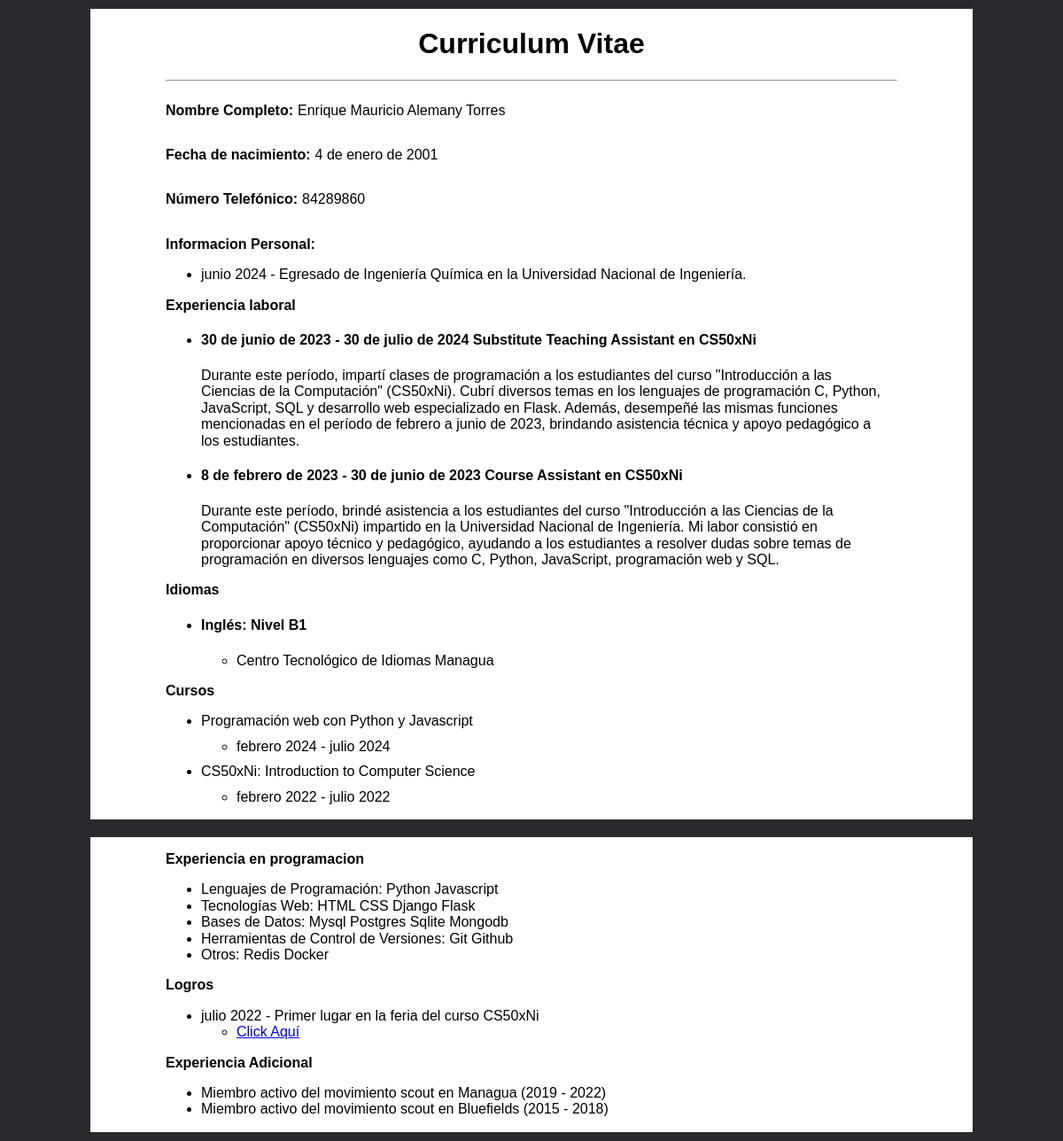
The page / on the database its author committed.
### cv/models.py (models this page shows)
class CustomUser(AbstractUser):
    fullname = models.CharField(max_length=255)
    birthday = models.DateField(auto_now=False, auto_now_add=False, default='2024-01-01')
    phone_number = models.CharField(max_length=20)
    class Meta:
        app_label = 'cv'

class PersonalInformation(models.Model):
    user = models.ForeignKey(to=CustomUser, on_delete=models.CASCADE)
    date = models.DateField(auto_now=False, auto_now_add=False)
    information = models.CharField(max_length=255)
    class Meta:
        ordering = ['-date']

class WorkExperience(models.Model):
    user = models.ForeignKey(to=CustomUser, on_delete=models.CASCADE)
    from_date = models.DateField(auto_now=False, auto_now_add=False)
    to_date = models.DateField(auto_now=False, auto_now_add=False)
    position = models.CharField(max_length=255)
    description = models.TextField(blank=True)
    class Meta:
        ordering = ['-from_date']

class Language(models.Model):
    user = models.ForeignKey(to=CustomUser, on_delete=models.CASCADE)
    name = models.CharField(max_length=255)
    level = models.CharField(max_length=255)
    where = models.CharField(max_length=255)

class Course(models.Model):
    user = models.ForeignKey(to=CustomUser, on_delete=models.CASCADE)
    name = models.CharField(max_length=255)
    from_date = models.DateField(auto_now=False, auto_now_add=False)
    to_date = models.DateField(auto_now=False, auto_now_add=False)
    class Meta:
        ordering = ['-from_date']

class ProgrammingExperience(models.Model):
    user = models.ForeignKey(to=CustomUser, on_delete=models.CASCADE)
    ability = models.CharField(max_length=255)
    h_type = models.CharField(max_length=255)

class Achievement(models.Model):
    user = models.ForeignKey(to=CustomUser, on_delete=models.CASCADE)
    date = models.DateField(auto_now=False, auto_now_add=False, default='2024-01-01')
    title = models.CharField(max_length=255)
    link = models.CharField(max_length=255)
    class Meta:
        ordering = ['-date']

class Additional(models.Model):
    user = models.ForeignKey(to=CustomUser, on_delete=models.CASCADE)
    from_date = models.DateField(auto_now=False, auto_now_add=False)
    to_date = models.DateField(auto_now=False, auto_now_add=False)
    title = models.CharField(max_length=255)
    class Meta:
        ordering = ['-from_date']

### cv/views.py (the view)
# urls.py: path('', CurriculumView.as_view(), name='home')
class CurriculumView(TemplateView):
    template_name = 'cv.html'
    def get_context_data(self, **kwargs):
        context = super().get_context_data(**kwargs)
        user = CustomUser.objects.filter(id=1).first()
        context['user'] = user
        context['personal_informations'] = PersonalInformation.objects.filter(user=user)
        context['work_experiences'] = WorkExperience.objects.filter(user=user)
        context['languages'] = Language.objects.filter(user=user)
        context['courses'] = Course.objects.filter(user=user)
        context['programming_experiences'] = ProgrammingExperience.objects.filter(user=user)
        context['programming_languages'] = ProgrammingExperience.objects.filter(user=user, h_type='Programming languages')
        context['web_technologies'] = ProgrammingExperience.objects.filter(user=user, h_type='Web technologies')
        context['databases'] = ProgrammingExperience.objects.filter(user=user, h_type='Databases')
        context['vcs'] = ProgrammingExperience.objects.filter(user=user, h_type='VCS')
        context['other'] = ProgrammingExperience.objects.filter(user=user, h_type='Other')
        context['achievements'] = Achievement.objects.filter(user=user)
        context['additional'] = Additional.objects.filter(user=user)
        return context

### cv/templates/cv.html (shortened to what this page needs)
{% load static %}
<!doctype html>
<html lang="en">
<head>
    <link rel="stylesheet" href="{% static 'css/normalize.css' %}">
    <link rel="stylesheet" href="{% static 'css/cv.css' %}">
</head>
<body>
<div class="container">
    <div class="page">
    <div class="header">
        <h1>Curriculum Vitae</h1>
    </div>
        <hr>
    <div class="content">
        <div class="inline">
            <p class="bold">Nombre Completo: </p>
            <p> {{ user.fullname }} </p>
        </div>
        <div class="inline">
            <p class="bold">Fecha de nacimiento:</p>
            <p> {{ user.birthday }}  </p>
        </div>
        <div class="inline">
            <p class="bold">Número Telefónico:</p>
            <p>{{ user.phone_number }}</p>
        </div>
        <div class="expanded">
            <p class="bold">Informacion Personal:</p>
            <ul>
                {% for info in personal_informations %}
                    <li> {{ info.date|date:"F Y" }} - {{ info.information  }} </li>
                {% endfor %}
            </ul>
        </div>
        <div class="expanded">
            <p class="bold">Experiencia laboral</p>
            <ul>
                {% for item in work_experiences %}
                    <li> <h4> {{ item.from_date }} - {{ item.to_date }} {{ item.position }} </h4>  <p> {{ item.description }} </p></li>
                {% endfor %}
            </ul>
        </div>
        <div class="expanded">
            <p class="bold">Idiomas</p>
            <ul>
                {% for language in languages %}
                    <li>
                        <h4> {{ language.name }}: Nivel {{ language.level }} </h4>
                    </li>
                    <ul>
                        <li> {{ language.where }} </li>
                    </ul>
                {% endfor %}
            </ul>
        </div>
    <div class="expanded">
        <p class="bold">Cursos</p>
        <ul>
            {% for course in courses %}
                <li class="space"> {{ course.name }} </li>
                <ul>
                    <li class="space">  {{ course.from_date | date:'F Y' }} - {{ course.to_date | date:'F Y' }}  </li>
                </ul>
            {% endfor %}
        </ul>
    </div>
    </div>
</div>
    <div class="page">
        <div class="expanded">
            <p class="bold">Experiencia en programacion</p>
            <ul>
                <li>Lenguajes de Programación:
                    {% for item in programming_languages %}
                        {{ item.ability }}
                    {% endfor %}
                </li>
                <li>
                    Tecnologías Web:
                    {% for item in web_technologies %}
                        {{ item.ability }}
                    {% endfor %}
                </li>
                <li>
                    Bases de Datos:
                    {% for item in databases %}
                        {{ item.ability }}
                    {% endfor %}
                </li>
                <li>
                    Herramientas de Control de Versiones:
                    {% for item in vcs %}
                        {{ item.ability }}
                    {% endfor %}
                </li>
                <li>Otros:
                    {% for item in other %}
                        {{ item.ability }}
                    {% endfor %}
                </li>
            </ul>
        </div>
        <div class="expanded">
            <p class="bold">Logros</p>
            <ul>
                {% for ach in achievements %}
                <li> {{ ach.date|date:"F Y" }} - {{ ach.title }} </li>
                    <ul>
                        <li> <a href="{{ ach.link }}"> Click Aquí </a> </li>
                    </ul>
                {% endfor %}
            </ul>
        </div>
        <div class="expanded">
            <p class="bold">Experiencia Adicional</p>
            <ul>
                {% for item in additional %}
                    <li> {{ item.title }} ({{ item.from_date | date:"Y" }} - {{ item.to_date | date:"Y" }})</li>
                {% endfor %}
            </ul>
        </div>
    </div>
</div>
</body>
</html>

### cv/static/css/cv.css (style rules this page uses)
body { padding: 0 10px; background-color: #2a2a2e; }
.container { display: flex; align-items: center; justify-content: center; flex-direction: column; }
.header { text-align: center; }
.page { margin: 10px 0; padding: 0 85px; width: 70%; background-color: #fff; }
.inline { display: flex; }
li, p { font-size: 16px; margin-right: 5px; font-family: Arial, Helvetica, sans-serif; }
h1 { font-family: Arial, Helvetica, sans-serif; }
.space { margin: 10px 0; }
.bold { font-weight: bold; }

### rows shown on the page
CustomUser: fullname "Enrique Mauricio Alemany Torres", birthday "4 de enero de 2001", phone_number "84289860"
PersonalInformation: date "junio 2024", information "Egresado de Ingeniería Química en la Universidad Nacional de Ingeniería."
WorkExperience: from_date "30 de junio de 2023", to_date "30 de julio de 2024", position "Substitute Teaching Assistant en CS50xNi", description "Durante este período, impartí clases de programación a los estudiantes del curso \"Introducción a las Ciencias de la Computación\" (CS50xNi). Cubrí diversos temas en los lenguajes de programación C, Python, JavaScript, SQL y desarrollo web especializado en Flask. Además, desempeñé las mismas funciones mencionadas en el período de febrero a junio de 2023, brindando asistencia técnica y apoyo pedagógico a los estudiantes."
WorkExperience: from_date "8 de febrero de 2023", to_date "30 de junio de 2023", position "Course Assistant en CS50xNi", description "Durante este período, brindé asistencia a los estudiantes del curso \"Introducción a las Ciencias de la Computación\" (CS50xNi) impartido en la Universidad Nacional de Ingeniería. Mi labor consistió en proporcionar apoyo técnico y pedagógico, ayudando a los estudiantes a resolver dudas sobre temas de programación en diversos lenguajes como C, Python, JavaScript, programación web y SQL."
Language: name "Inglés", level "B1", where "Centro Tecnológico de Idiomas Managua"
Course: name "Programación web con Python y Javascript", from_date "febrero 2024", to_date "julio 2024"
Course: name "CS50xNi: Introduction to Computer Science", from_date "febrero 2022", to_date "julio 2022"
ProgrammingExperience: ability "Python"
ProgrammingExperience: ability "Javascript"
ProgrammingExperience: ability "HTML"
ProgrammingExperience: ability "CSS"
ProgrammingExperience: ability "Django"
ProgrammingExperience: ability "Flask"
ProgrammingExperience: ability "Mysql"
ProgrammingExperience: ability "Postgres"
ProgrammingExperience: ability "Sqlite"
ProgrammingExperience: ability "Mongodb"
ProgrammingExperience: ability "Git"
ProgrammingExperience: ability "Github"
ProgrammingExperience: ability "Redis"
ProgrammingExperience: ability "Docker"
Achievement: date "julio 2022", title "Primer lugar en la feria del curso CS50xNi"
Additional: title "Miembro activo del movimiento scout en Managua", from_date "2019", to_date "2022"
Additional: title "Miembro activo del movimiento scout en Bluefields", from_date "2015", to_date "2018"
